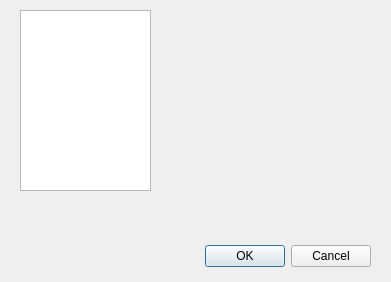
<?xml version="1.0" encoding="UTF-8"?>
<ui version="4.0">
 <class>Dialog</class>
 <widget class="QDialog" name="Dialog">
  <property name="geometry">
   <rect>
    <x>0</x>
    <y>0</y>
    <width>391</width>
    <height>282</height>
   </rect>
  </property>
  <property name="sizePolicy">
   <sizepolicy hsizetype="Fixed" vsizetype="Fixed">
    <horstretch>0</horstretch>
    <verstretch>0</verstretch>
   </sizepolicy>
  </property>
  <property name="windowTitle">
   <string>Dialog</string>
  </property>
  <widget class="QDialogButtonBox" name="buttonBox">
   <property name="geometry">
    <rect>
     <x>30</x>
     <y>240</y>
     <width>341</width>
     <height>32</height>
    </rect>
   </property>
   <property name="orientation">
    <enum>Qt::Horizontal</enum>
   </property>
   <property name="standardButtons">
    <set>QDialogButtonBox::Cancel|QDialogButtonBox::Ok</set>
   </property>
  </widget>
  <widget class="QListView" name="listView">
   <property name="geometry">
    <rect>
     <x>20</x>
     <y>10</y>
     <width>131</width>
     <height>181</height>
    </rect>
   </property>
  </widget>
 </widget>
 <resources/>
 <connections>
  <connection>
   <sender>buttonBox</sender>
   <signal>accepted()</signal>
   <receiver>Dialog</receiver>
   <slot>accept()</slot>
   <hints>
    <hint type="sourcelabel">
     <x>248</x>
     <y>254</y>
    </hint>
    <hint type="destinationlabel">
     <x>157</x>
     <y>274</y>
    </hint>
   </hints>
  </connection>
  <connection>
   <sender>buttonBox</sender>
   <signal>rejected()</signal>
   <receiver>Dialog</receiver>
   <slot>reject()</slot>
   <hints>
    <hint type="sourcelabel">
     <x>316</x>
     <y>260</y>
    </hint>
    <hint type="destinationlabel">
     <x>286</x>
     <y>274</y>
    </hint>
   </hints>
  </connection>
 </connections>
</ui>
